Frame 1 (no input): blank canvas, image omitted
Frame 60 (no input): blank canvas, image omitted
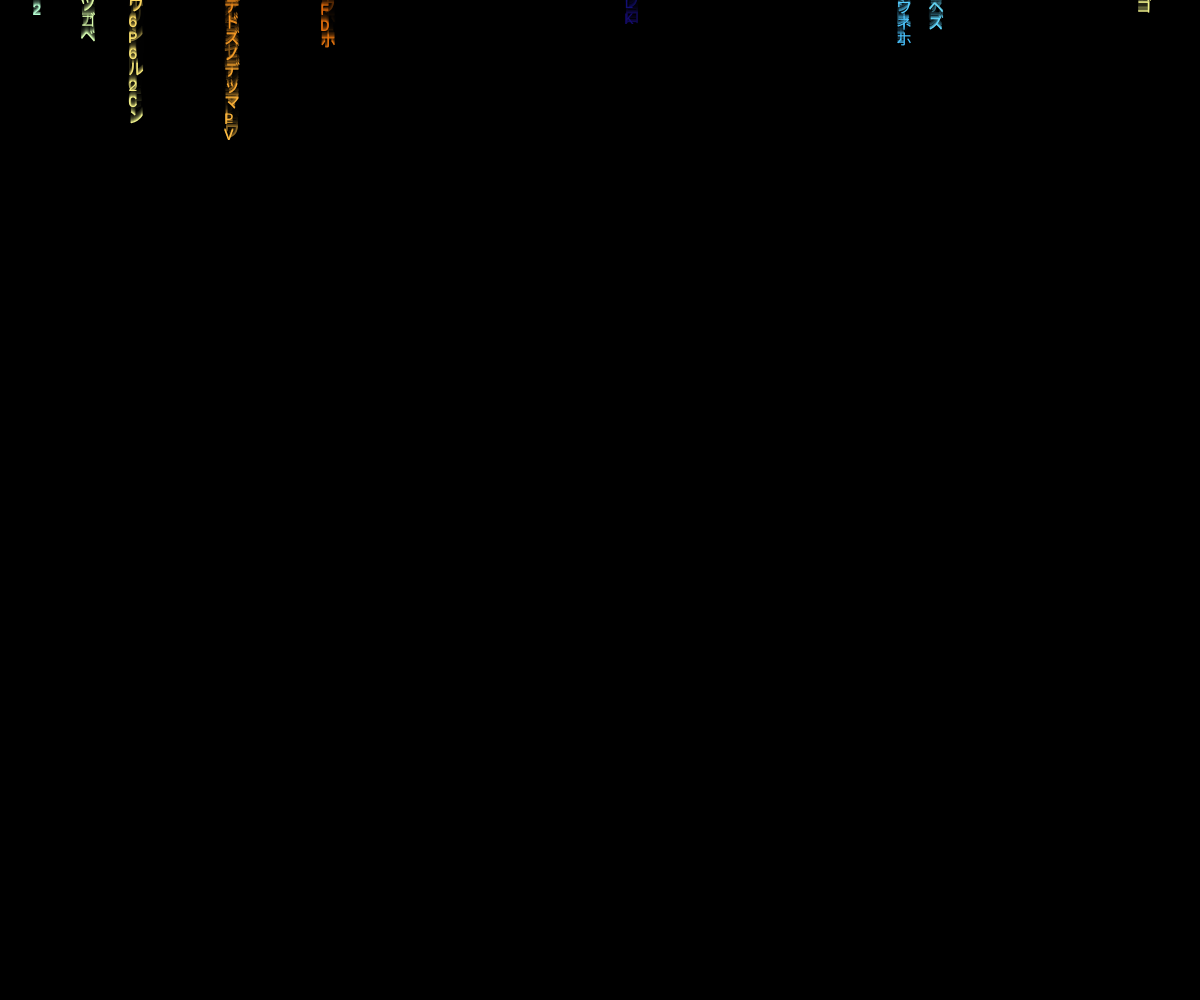
Frame 120 (the mouse pressed at the canvas centre since frame 60)

The p5.js sketch whose frames 1 and 60 were blank and that drew this single picture after the mouse press (run headless with seeded random() and noise() and a simulated clock; from frame 60 on, the mouse is pressed at the canvas centre):

// p5.js sketch
// ── sketch.js
let fontSize = 16;
let columns;
let drops = [];
let chars = "アァイィウヴエェオカガキギクグケゲコゴサザシジスズセゼソゾタダチッヂヅテデトドナニヌネノハバパヒビピフブプヘベペホボポマミムメモヤユヨラリルレロワヲンABCDEFGHIJKLMNOPQRSTUVWXYZ0123456789";
let maxTrailLength = 30;
let changeRate = 8;
let isMobile = false;

// ---- size-adaptive settings, decided fresh every setup() ----
let speedScale = 1;
let trailScale = 1;
let fadeAlpha = 70;

function applySizeProfile() {
  isMobile = windowWidth < 768;
  let h = windowHeight;

  if (isMobile) {
    // phone embed: original behavior, untouched
    speedScale = 1;
    trailScale = 1;
    fadeAlpha = 70;
  } else if (h <= 1200) {
    // normal viewport-sized canvas: original desktop feel
    speedScale = 1;
    trailScale = 1;
    fadeAlpha = 70;
  } else if (h <= 3500) {
    // long page: speed up proportionally so drops actually traverse it,
    // slightly longer trails so strands don't look stubby at scale
    speedScale = h / 900;
    trailScale = 1.3;
    fadeAlpha = 70;
  } else {
    // very long page: cap the speed so drops don't become streaks,
    // longer trails + slower fade keep the page feeling populated
    speedScale = min(h / 900, 4.5);
    trailScale = 1.6;
    fadeAlpha = 55;
  }
}

function setup() {
  applySizeProfile();

  if (!isMobile) {
    pixelDensity(1); // biggest perf win on tall canvases
  }

  createCanvas(windowWidth, windowHeight);
  background(0);
  textFont("monospace");
  textSize(fontSize);
  noStroke();

  columns = floor(width / fontSize);
  drops = [];
  for (let i = 0; i < columns; i++) {
    let trailLength = floor(random(20, maxTrailLength) * trailScale);
    drops[i] = {
      y: random(-100, 0),
      speed: random(0.05, 0.1) * speedScale,
      trail: Array(trailLength).fill("").map(() => ({
        char: chars.charAt(floor(random(chars.length))),
        life: floor(random(changeRate))
      }))
    };
  }

  frameRate(isMobile ? 60 : 30);
}

function draw() {
  background(0, fadeAlpha); // Fades previous frame for trailing effect
  for (let i = 0; i < columns; i++) {
    let x = i * fontSize;
    let drop = drops[i];
    // Update character lifespans
    for (let j = 0; j < drop.trail.length; j++) {
      let symbol = drop.trail[j];
      symbol.life++;
      if (symbol.life >= changeRate) {
        symbol.char = chars.charAt(floor(random(chars.length)));
        symbol.life = 0;
      }
    }
    // Draw characters
    let hueShift = frameCount * 0.2 + i * 10;
    for (let j = 0; j < drop.trail.length; j++) {
      let y = (drop.y - j) * fontSize;
      if (y > height || y < 0) continue;
      let r = sin((hueShift + j * 5) * 0.01) * 127 + 128;
      let g = sin((hueShift + j * 5 + 100) * 0.01) * 127 + 128;
      let b = sin((hueShift + j * 5 + 200) * 0.01) * 127 + 128;
      let alpha = isMobile ? 120 : 255;
      fill(r, g, b, alpha);
      text(drop.trail[j].char, x, y);
    }
    // Move strand down and reset if offscreen
    let trailEndY = (drop.y - drop.trail.length) * fontSize;
    drop.y += drop.speed;
    if (trailEndY > height + fontSize) {
      drop.y = -random(5, drop.trail.length);
    }
  }
}

function windowResized() {
  resizeCanvas(windowWidth, windowHeight);
  setup();
}

// ── style.css
html, body {
  margin: 0;
  padding: 0;
}
canvas {
  display: block;
}

@media (max-width: 768px) {
  .text-block {
    background-color: rgba(0, 0, 0, 0.6); /* semi-transparent black overlay */
    padding: 1rem;
    border-radius: 8px;
  }

  .text-block h1,
  .text-block p {
    text-shadow: 0 0 6px rgba(0, 0, 0, 0.8); /* adds text halo */
  }
}
